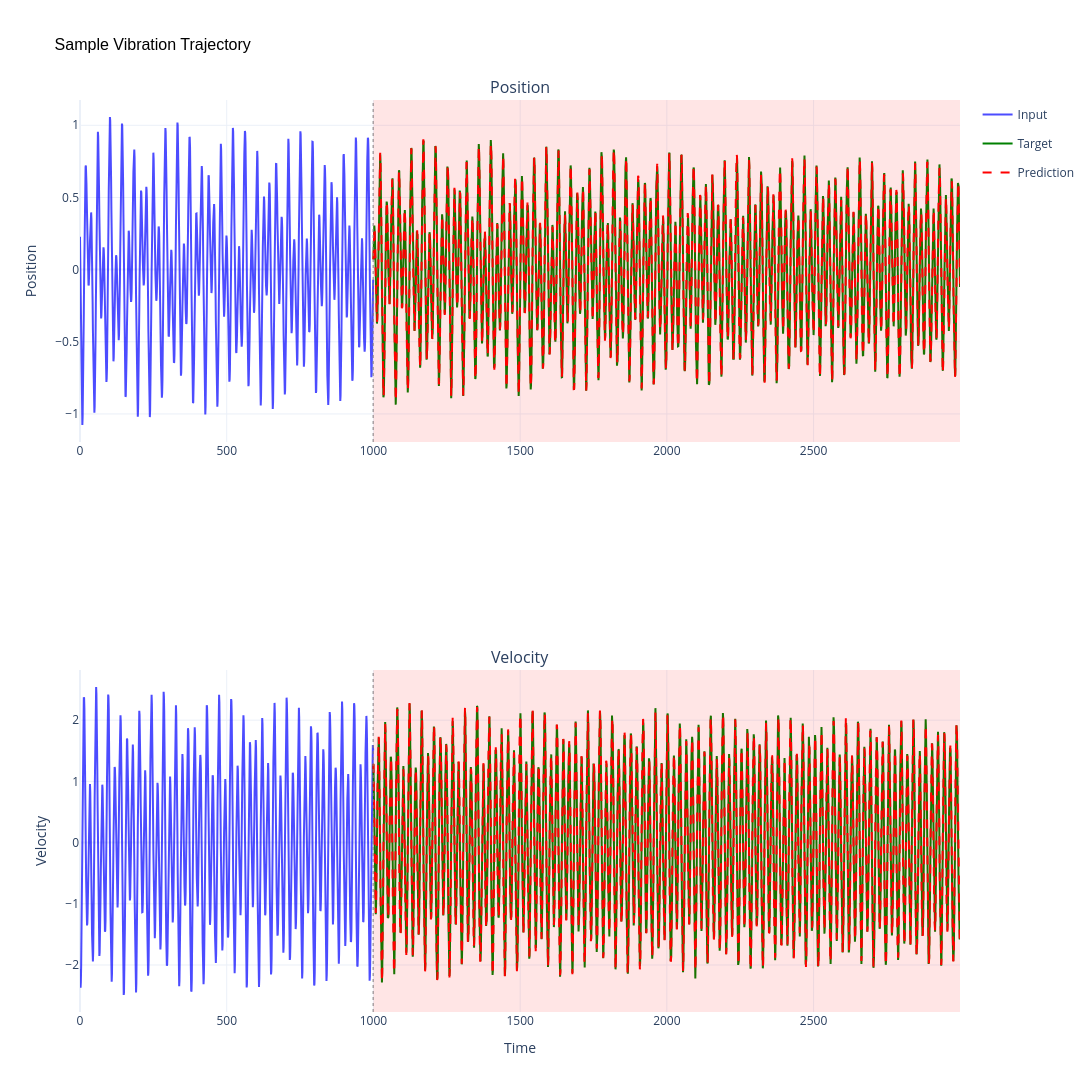

The notebook cell saved with this chart:
### Markdown cell above
## 4. Visualize Sample Data

### Code cell
# Create visualizer
visualizer = VibrationVisualizer()

# Get sample data
sample = train_dataset[1]
features = sample['features'].numpy()
targets = sample['targets'].numpy()

max_f = features[:, 0].max()
max_t = targets[:, 0].max()
print(max_t - max_f)

std = np.std(targets, axis=0)
print(std)
# Plot trajectory comparison (using features as input, targets as ground truth)
fig = visualizer.plot_trajectory_comparison(
    input_data=features,
    target_data=targets + np.random.normal(0, std * 0.03, sample['targets'].shape),
    predicted_data=targets,  # Using targets as "prediction" for visualization
    feature_names=['Position', 'Velocity'],
    title='Sample Vibration Trajectory'
)
fig.show()

### Figure 1 — Plotly figure (JSON) as saved in the notebook; plotly's stock layout.template omitted (floating-point values rounded to 4 significant figures; data arrays with more than 128 entries replaced by an {"elided": "..."} marker saying what was removed)
{"data": [{"legendgroup": "input", "line": {"color": "blue", "width": 2}, "name": "Input", "opacity": 0.7, "showlegend": true, "type": "scatter", "x": {"elided": "1000 int values"}, "xaxis": "x", "y": {"elided": "1000 float values"}, "yaxis": "y"}, {"legendgroup": "target", "line": {"color": "green", "width": 2}, "name": "Target", "showlegend": true, "type": "scatter", "x": {"elided": "2000 int values"}, "xaxis": "x", "y": {"elided": "2000 float values"}, "yaxis": "y"}, {"legendgroup": "prediction", "line": {"color": "red", "dash": "dash", "width": 2}, "name": "Prediction", "showlegend": true, "type": "scatter", "x": {"elided": "2000 int values"}, "xaxis": "x", "y": {"elided": "2000 float values"}, "yaxis": "y"}, {"legendgroup": "input", "line": {"color": "blue", "width": 2}, "name": "Input", "opacity": 0.7, "showlegend": false, "type": "scatter", "x": {"elided": "1000 int values"}, "xaxis": "x2", "y": {"elided": "1000 float values"}, "yaxis": "y2"}, {"legendgroup": "target", "line": {"color": "green", "width": 2}, "name": "Target", "showlegend": false, "type": "scatter", "x": {"elided": "2000 int values"}, "xaxis": "x2", "y": {"elided": "2000 float values"}, "yaxis": "y2"}, {"legendgroup": "prediction", "line": {"color": "red", "dash": "dash", "width": 2}, "name": "Prediction", "showlegend": false, "type": "scatter", "x": {"elided": "2000 int values"}, "xaxis": "x2", "y": {"elided": "2000 float values"}, "yaxis": "y2"}], "layout": {"annotations": [{"font": {"size": 16}, "showarrow": false, "text": "Position", "x": 0.5, "xanchor": "center", "xref": "paper", "y": 1, "yanchor": "bottom", "yref": "paper"}, {"font": {"size": 16}, "showarrow": false, "text": "Velocity", "x": 0.5, "xanchor": "center", "xref": "paper", "y": 0.375, "yanchor": "bottom", "yref": "paper"}], "height": 1600, "shapes": [{"line": {"color": "gray", "dash": "dot", "width": 1}, "type": "line", "x0": 999, "x1": 999, "xref": "x", "y0": 0, "y1": 1, "yref": "y domain"}, {"fillcolor": "red", "line": {"width": 0}, "opacity": 0.1, "type": "rect", "x0": 1000, "x1": 2999, "xref": "x", "y0": 0, "y1": 1, "yref": "y domain"}, {"line": {"color": "gray", "dash": "dot", "width": 1}, "type": "line", "x0": 999, "x1": 999, "xref": "x2", "y0": 0, "y1": 1, "yref": "y2 domain"}, {"fillcolor": "red", "line": {"width": 0}, "opacity": 0.1, "type": "rect", "x0": 1000, "x1": 2999, "xref": "x2", "y0": 0, "y1": 1, "yref": "y2 domain"}], "showlegend": true, "title": {"font": {"color": "black", "family": "Arial", "size": 16}, "text": "Sample Vibration Trajectory"}, "width": 1200, "xaxis": {"anchor": "y", "domain": [0, 1]}, "xaxis2": {"anchor": "y2", "domain": [0, 1], "title": {"text": "Time"}}, "yaxis": {"anchor": "x", "domain": [0.625, 1], "title": {"text": "Position"}}, "yaxis2": {"anchor": "x2", "domain": [0, 0.375], "title": {"text": "Velocity"}}}}
